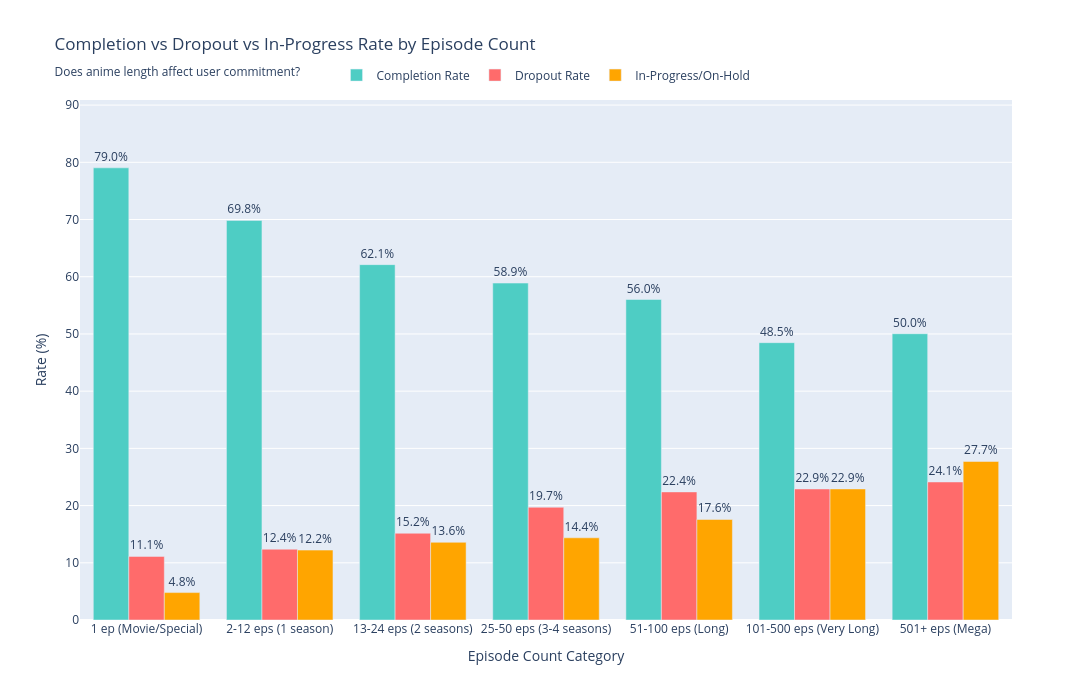

Here is the notebook cell this chart was saved with:
### Markdown cell above
## The Commitment Question: What Makes Us Finish What We Start?

Every anime fan knows the feeling: you queue up a new series, watch the first few episodes, and then… life happens.  
The show sits in your "Currently Watching" list for months. Maybe forever.

But what separates the anime we finish from the ones we abandon?  
Is it purely a matter of quality, or is there something deeper at play—a psychological contract between viewer and content that either holds or breaks?

This analysis dives into the completion and dropout patterns across thousands of anime titles and millions of viewing decisions.  
We examine three critical dimensions:

- **Episode Count**: Does length breed commitment or fatigue?
- **Format**: Are movies inherently more "finishable" than TV series?
- **Genre**: Do emotional stakes trump action spectacle when it comes to keeping viewers hooked?

The findings reveal a nuanced picture: **not all content is meant to be completed, and that's not necessarily a failure.**  
Some anime are designed to be lived with rather than finished. Others promise—and must deliver—closure in a single sitting.

Understanding these patterns isn't just academic.  
For creators, it's a roadmap for designing content that respects the viewer's time.  
For platforms, it's a guide to retention strategy.  
And for fans? It's validation that dropping a show doesn't make you a quitter—it makes you human.

Let's break down the data.

### Code cell
fig = gu.completion_dropout_by_episode_count()
fig.show()

### Figure 1 — Plotly figure (JSON) as saved in the notebook; plotly's stock layout.template omitted (floating-point values rounded to 4 significant figures)
{"data": [{"customdata": [[13564, 150904212], [6149, 461655931], [1215, 146143673], [1806, 58036857], [651, 13377168], [256, 26195165], [22, 103974]], "hovertemplate": "<b>%{x}</b><br>Completion Rate: %{y:.1f}%<br>Anime Count: %{customdata[0]:,}<br>Total Started: %{customdata[1]:,}<br><extra></extra>", "marker": {"color": "#4ECDC4"}, "name": "Completion Rate", "text": ["79.0%", "69.8%", "62.1%", "58.9%", "56.0%", "48.5%", "50.0%"], "textposition": "outside", "type": "bar", "x": ["1 ep\n(Movie/Special)", "2-12 eps\n(1 season)", "13-24 eps\n(2 seasons)", "25-50 eps\n(3-4 seasons)", "51-100 eps\n(Long)", "101-500 eps\n(Very Long)", "501+ eps\n(Mega)"], "y": [79.03, 69.84, 62.11, 58.89, 56.02, 48.48, 50.04]}, {"customdata": [[13564, 150904212], [6149, 461655931], [1215, 146143673], [1806, 58036857], [651, 13377168], [256, 26195165], [22, 103974]], "hovertemplate": "<b>%{x}</b><br>Dropout Rate: %{y:.1f}%<br>Anime Count: %{customdata[0]:,}<br>Total Started: %{customdata[1]:,}<br><extra></extra>", "marker": {"color": "#FF6B6B"}, "name": "Dropout Rate", "text": ["11.1%", "12.4%", "15.2%", "19.7%", "22.4%", "22.9%", "24.1%"], "textposition": "outside", "type": "bar", "x": ["1 ep\n(Movie/Special)", "2-12 eps\n(1 season)", "13-24 eps\n(2 seasons)", "25-50 eps\n(3-4 seasons)", "51-100 eps\n(Long)", "101-500 eps\n(Very Long)", "501+ eps\n(Mega)"], "y": [11.12, 12.38, 15.16, 19.7, 22.39, 22.9, 24.13]}, {"customdata": [[13564, 150904212], [6149, 461655931], [1215, 146143673], [1806, 58036857], [651, 13377168], [256, 26195165], [22, 103974]], "hovertemplate": "<b>%{x}</b><br>In-Progress/On-Hold: %{y:.1f}%<br>Anime Count: %{customdata[0]:,}<br>Total Started: %{customdata[1]:,}<br><extra></extra>", "marker": {"color": "#FFA500"}, "name": "In-Progress/On-Hold", "text": ["4.8%", "12.2%", "13.6%", "14.4%", "17.6%", "22.9%", "27.7%"], "textposition": "outside", "type": "bar", "x": ["1 ep\n(Movie/Special)", "2-12 eps\n(1 season)", "13-24 eps\n(2 seasons)", "25-50 eps\n(3-4 seasons)", "51-100 eps\n(Long)", "101-500 eps\n(Very Long)", "501+ eps\n(Mega)"], "y": [4.79, 12.21, 13.58, 14.37, 17.57, 22.91, 27.71]}], "layout": {"barmode": "group", "font": {"size": 12}, "height": 700, "hovermode": "x unified", "legend": {"orientation": "h", "x": 0.5, "xanchor": "center", "y": 1.02, "yanchor": "bottom"}, "title": {"text": "Completion vs Dropout vs In-Progress Rate by Episode Count<br><sub>Does anime length affect user commitment?</sub>"}, "width": 1400, "xaxis": {"title": {"text": "Episode Count Category"}}, "yaxis": {"range": [0, 90.89], "title": {"text": "Rate (%)"}}}}
